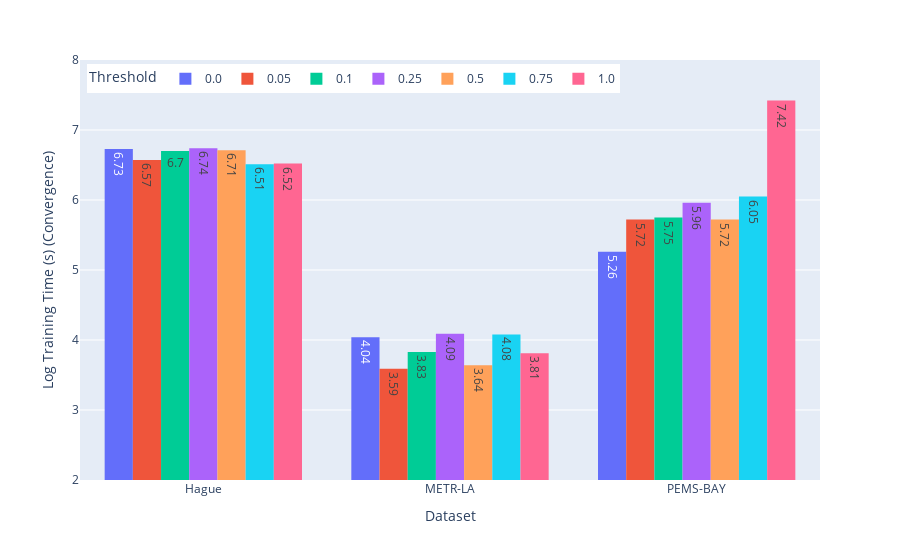

The notebook cell this image was saved under:
### Code cell
# Time comparision of different models
sample_df = weighted_result_df[(weighted_result_df['model_name'] == 'PW-AE-EMD')]
# replace column name data_name with Dataset
sample_df = sample_df.rename(columns={'data_name':'Dataset', 'threshold':'Threshold'})
fig = px.histogram(sample_df, x="Dataset", y="log_train_time",
             color='Threshold', barmode='group',text_auto=True)
fig.update_yaxes(range=[2, 8], title='Log Training Time (s) (Convergence)')
# fig.update_xaxes(title='Threshold')
fig.update_layout(legend=dict(
    yanchor="top",
    y=0.99,
    xanchor="left",
    x=0.01, 
    orientation="h",
), legend_font=dict(size=12))
fig.show()
pio.write_image(fig, 'plots/training_time_optim.png',height=500, width = 1000, scale=4)

### Figure 1 — Plotly figure (JSON) as saved in the notebook; plotly's stock layout.template omitted (floating-point values rounded to 4 significant figures)
{"data": [{"alignmentgroup": "True", "bingroup": "x", "histfunc": "sum", "hovertemplate": "Threshold=0.0<br>Dataset=%{x}<br>sum of log_train_time=%{y}<extra></extra>", "legendgroup": "0.0", "marker": {"color": "#636efa", "pattern": {"shape": ""}}, "name": "0.0", "offsetgroup": "0.0", "orientation": "v", "showlegend": true, "texttemplate": "%{value}", "type": "histogram", "x": ["Hague", "METR-LA", "PEMS-BAY"], "xaxis": "x", "y": [6.73, 4.04, 5.26], "yaxis": "y"}, {"alignmentgroup": "True", "bingroup": "x", "histfunc": "sum", "hovertemplate": "Threshold=0.05<br>Dataset=%{x}<br>sum of log_train_time=%{y}<extra></extra>", "legendgroup": "0.05", "marker": {"color": "#EF553B", "pattern": {"shape": ""}}, "name": "0.05", "offsetgroup": "0.05", "orientation": "v", "showlegend": true, "texttemplate": "%{value}", "type": "histogram", "x": ["Hague", "METR-LA", "PEMS-BAY"], "xaxis": "x", "y": [6.57, 3.59, 5.72], "yaxis": "y"}, {"alignmentgroup": "True", "bingroup": "x", "histfunc": "sum", "hovertemplate": "Threshold=0.1<br>Dataset=%{x}<br>sum of log_train_time=%{y}<extra></extra>", "legendgroup": "0.1", "marker": {"color": "#00cc96", "pattern": {"shape": ""}}, "name": "0.1", "offsetgroup": "0.1", "orientation": "v", "showlegend": true, "texttemplate": "%{value}", "type": "histogram", "x": ["Hague", "METR-LA", "PEMS-BAY"], "xaxis": "x", "y": [6.7, 3.83, 5.75], "yaxis": "y"}, {"alignmentgroup": "True", "bingroup": "x", "histfunc": "sum", "hovertemplate": "Threshold=0.25<br>Dataset=%{x}<br>sum of log_train_time=%{y}<extra></extra>", "legendgroup": "0.25", "marker": {"color": "#ab63fa", "pattern": {"shape": ""}}, "name": "0.25", "offsetgroup": "0.25", "orientation": "v", "showlegend": true, "texttemplate": "%{value}", "type": "histogram", "x": ["Hague", "METR-LA", "PEMS-BAY"], "xaxis": "x", "y": [6.74, 4.09, 5.96], "yaxis": "y"}, {"alignmentgroup": "True", "bingroup": "x", "histfunc": "sum", "hovertemplate": "Threshold=0.5<br>Dataset=%{x}<br>sum of log_train_time=%{y}<extra></extra>", "legendgroup": "0.5", "marker": {"color": "#FFA15A", "pattern": {"shape": ""}}, "name": "0.5", "offsetgroup": "0.5", "orientation": "v", "showlegend": true, "texttemplate": "%{value}", "type": "histogram", "x": ["Hague", "METR-LA", "PEMS-BAY"], "xaxis": "x", "y": [6.71, 3.64, 5.72], "yaxis": "y"}, {"alignmentgroup": "True", "bingroup": "x", "histfunc": "sum", "hovertemplate": "Threshold=0.75<br>Dataset=%{x}<br>sum of log_train_time=%{y}<extra></extra>", "legendgroup": "0.75", "marker": {"color": "#19d3f3", "pattern": {"shape": ""}}, "name": "0.75", "offsetgroup": "0.75", "orientation": "v", "showlegend": true, "texttemplate": "%{value}", "type": "histogram", "x": ["Hague", "METR-LA", "PEMS-BAY"], "xaxis": "x", "y": [6.51, 4.08, 6.05], "yaxis": "y"}, {"alignmentgroup": "True", "bingroup": "x", "histfunc": "sum", "hovertemplate": "Threshold=1.0<br>Dataset=%{x}<br>sum of log_train_time=%{y}<extra></extra>", "legendgroup": "1.0", "marker": {"color": "#FF6692", "pattern": {"shape": ""}}, "name": "1.0", "offsetgroup": "1.0", "orientation": "v", "showlegend": true, "texttemplate": "%{value}", "type": "histogram", "x": ["Hague", "METR-LA", "PEMS-BAY"], "xaxis": "x", "y": [6.52, 3.81, 7.42], "yaxis": "y"}], "layout": {"barmode": "group", "legend": {"font": {"size": 12}, "orientation": "h", "title": {"text": "Threshold"}, "tracegroupgap": 0, "x": 0.01, "xanchor": "left", "y": 0.99, "yanchor": "top"}, "margin": {"t": 60}, "xaxis": {"anchor": "y", "domain": [0, 1], "title": {"text": "Dataset"}}, "yaxis": {"anchor": "x", "domain": [0, 1], "range": [2, 8], "title": {"text": "Log Training Time (s) (Convergence)"}}}}
